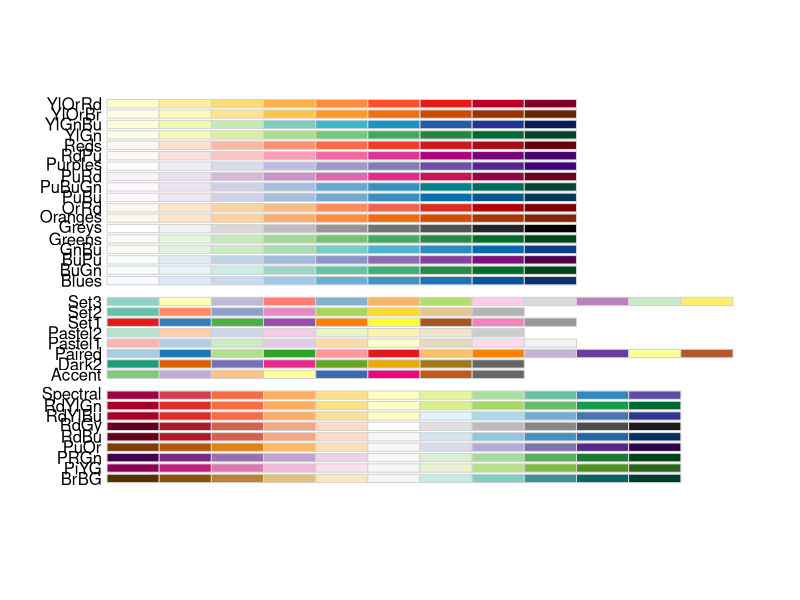
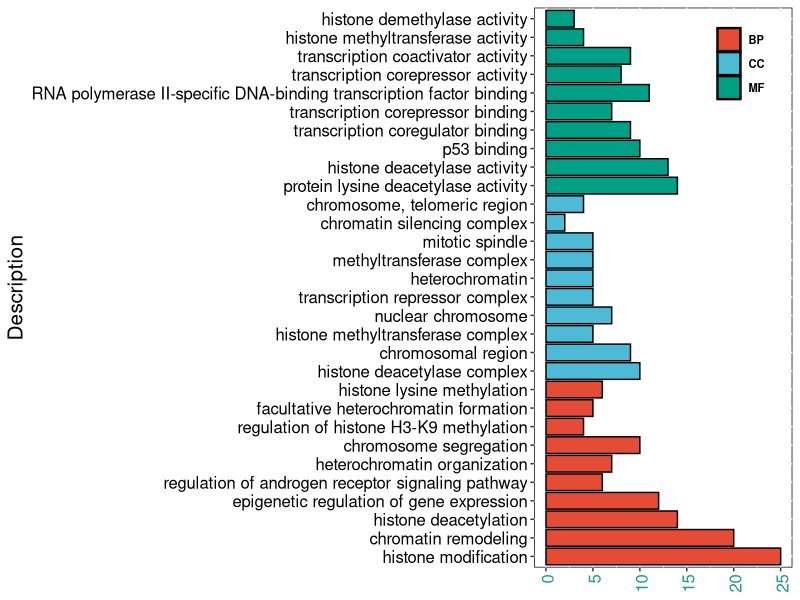
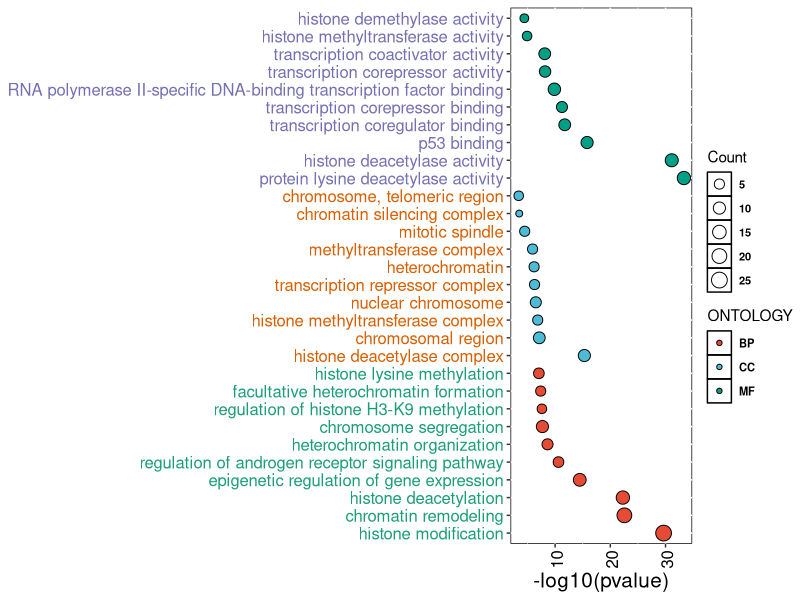
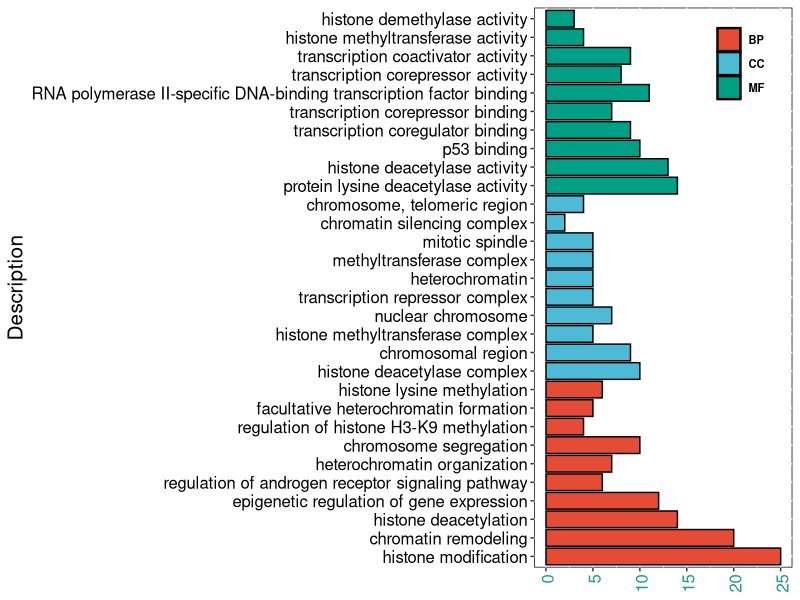
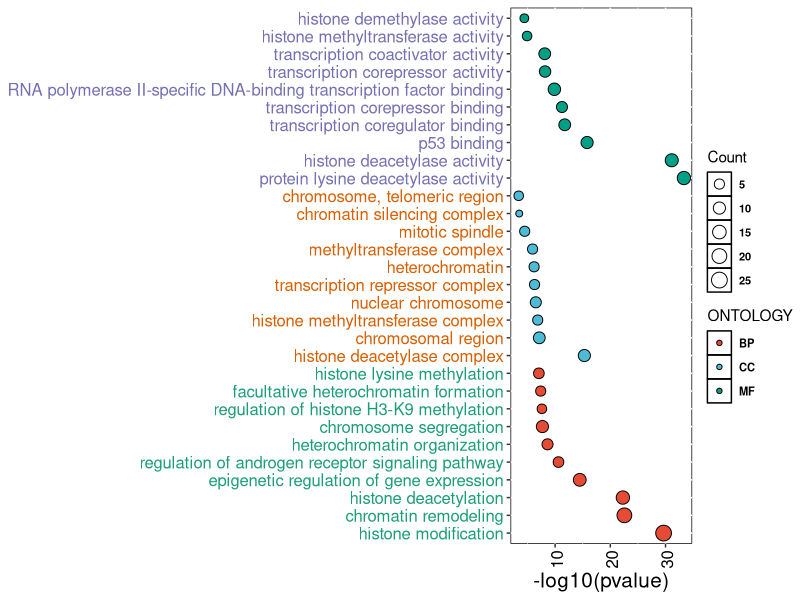

Write R code to recreate these figures, in order.
# GO  barplot & dotplot
# BY MY 2023


library(ggplot2)
library(RColorBrewer)


display.brewer.all()
color <- brewer.pal(3,"Dark2")
colorl <- rep(color,each=10)

# load data
pdata <- read.table("GO_selected.txt",header = T,sep="\t")
View(pdata)

# factor and order
level = pdata[,3]
pdata$Description <- factor(pdata$Description,levels = level)



# GO barplot 1--------------------------------------------------------------

p1 = ggplot(pdata) +
    aes(x = Description, y = Count, fill = ONTOLOGY) +
    geom_bar(stat = "identity",colour="black") +
    scale_fill_manual(values =color)+
    theme(
      axis.title=element_text(size=15,face="plain",color="black"),
      axis.text = element_text(size=12,face="plain",color="black"),
      axis.text.x = element_text(angle = 90,colour = colorl,hjust=1,vjust=0.6),
      axis.title.x = element_blank(),
      legend.title = element_blank(),
      legend.text = element_text(size = 8, face = "bold"),
      legend.margin = margin(t = 0, r = 0, b = 0, l = 0, unit = "pt"),
      #legend.direction = "horizontal",
      legend.position = c(0.8,0.9),
      legend.background = element_blank(),
      panel.background = element_rect(fill = "transparent",colour = "black"),
      plot.background = element_blank())+
  
    # changge direction
    coord_flip()


# ggsci color style
library("ggsci")
p2_npg <- p1 + scale_fill_npg()
p2_npg

ggsave("GO_barplot_ggsci.pdf", width =8 , height = 5 )







# dotplot ---------------------------------------------------------------------


p3 = ggplot(pdata) +
     aes(x = Description, y =-log10(pvalue), fill = ONTOLOGY,size=Count) +
     geom_point(shape=21,color="black") +
  
     #scale size
     scale_size("Count",range=c(2,5))+
     scale_fill_manual(values =color)+
    
     theme(
      axis.title=element_text(size=15,face="plain",color="black"),
      axis.text = element_text(size=12,face="plain",color="black"),
      axis.text.x = element_text(angle = 90,hjust=1,vjust=0.6),
      axis.title.y = element_blank(),
      axis.text.y = element_text(colour = colorl),
      #legend.title = element_blank(),
      legend.text = element_text(size = 8, face = "bold"),
      legend.margin = margin(t = 0, r = 0, b = 0, l = 0, unit = "pt"),
      #legend.direction = "horizontal",
      #legend.position = c(0.5,0.9),
      legend.background = element_blank(),
      panel.background = element_rect(fill = "transparent",colour = "black"),
      plot.background = element_blank())+
  
    xlab("Counts")+
    coord_flip()

library("ggsci")
p2_npg <- p3 + scale_fill_npg()
p2_npg

ggsave("GO_dotplot_ggsci.pdf", width =8 , height = 5 )

#-------------------------------------------------------------------------------


